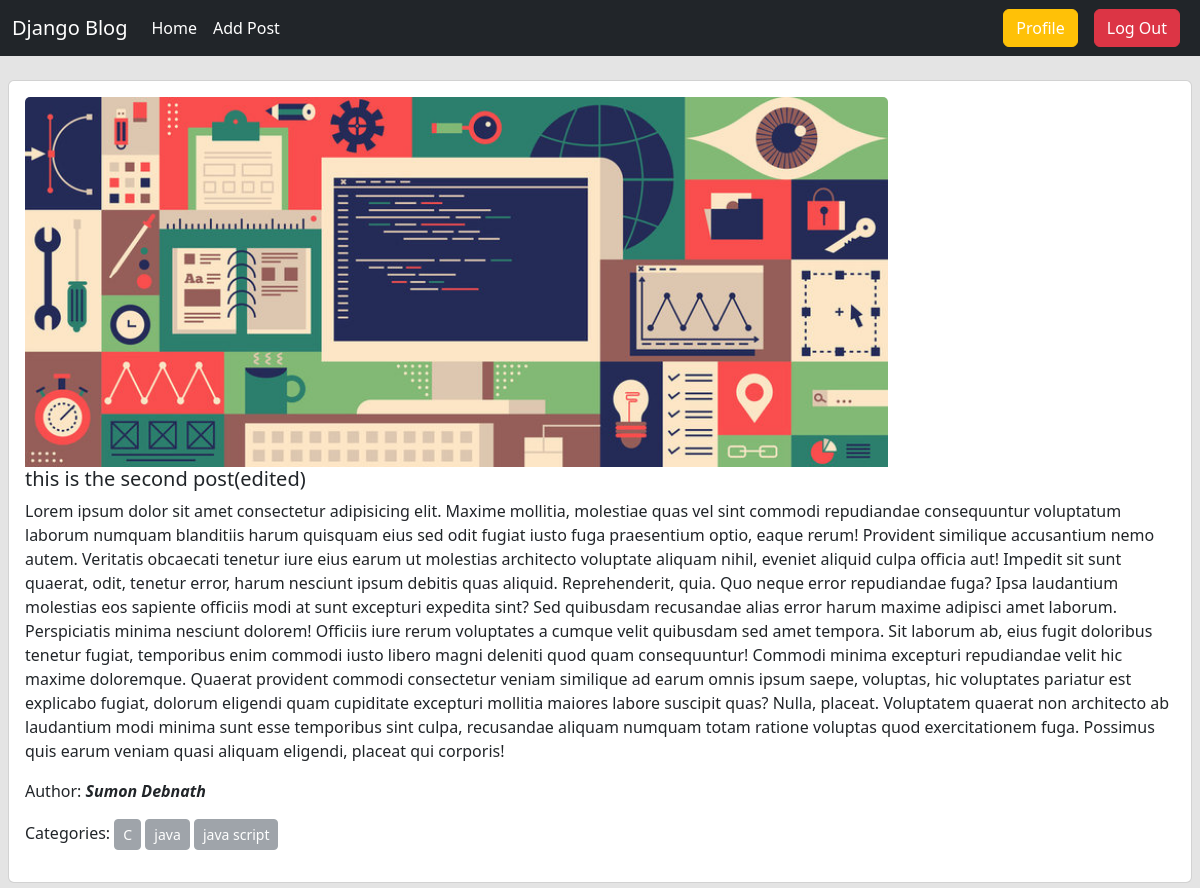
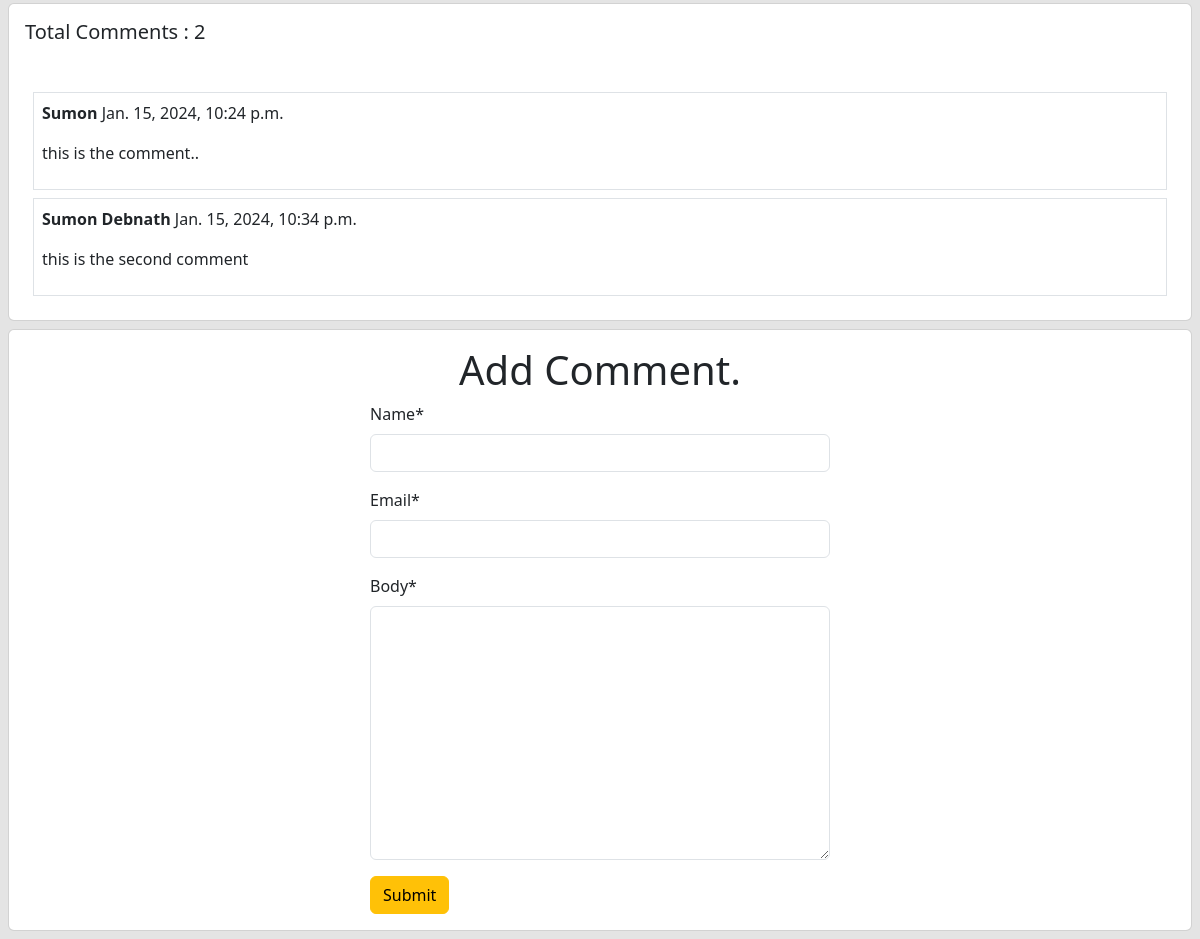
The page /post/details/2 (signed in) on the database its author committed (2 pictures, top to bottom).
### posts/models.py (models this page shows, shortened)
class Post(models.Model):
    title = models.CharField(max_length=200)
    content = models.TextField()
    category = models.ManyToManyField(Category)
    author = models.ForeignKey(User, on_delete=models.CASCADE)
    image = models.ImageField(upload_to="posts/media/uploads/", blank=True, null=True)

class Comment(models.Model):
    post = models.ForeignKey(Post, on_delete=models.CASCADE, related_name="comments")
    name = models.CharField(max_length=50)
    email = models.EmailField()
    created_on = models.DateTimeField(auto_now_add=True)
    body = models.TextField()

### categories/models.py (models this page shows, shortened)
class Category(models.Model):
    name = models.CharField(max_length=100)
    slug = models.SlugField(max_length=200, unique=True, null=True, blank=True)

### posts/views.py (the view, shortened to what this page needs)
# urls.py: path("details/<int:id>", detailsView.as_view(), name="details_posts"),
class detailsView(DetailView):
    model = Post
    pk_url_kwarg = "id"
    template_name = "posts/ditailsview.html"
    def get_context_data(self, **kwargs):
        context = super().get_context_data(**kwargs)
        post = self.get_object()
        comments = post.comments.all() # type: ignore
        comment_form = CommentForm()
        context["comments"] = comments
        context["comment_form"] = comment_form
        return context

### posts/forms.py
class CommentForm(forms.ModelForm):
    class Meta:
        model = Comment
        fields = ["name", "email", "body"]

### posts/templates/posts/ditailsview.html (shortened to what this page needs)
{% extends "base.html" %}
{% load crispy_forms_tags %}
{% block content %}
<div class="mx-2 mt-4">
    <div class="card">
        <div class="card-body">
            <img src="{{post.image.url}}" class="card-img-top w-75" alt="images">
            <h5 class="card-title">{{post.title}}</h5>
            <p class="card-text">
                {{post.content}}
            </p>
            <p>Author: <b><em>{{post.author.first_name}} {{post.author.last_name}}</em></b></p>
            <p>
                Categories:
                {% for cate in post.category.all %}
                    <button class="btn btn-secondary btn-sm" disabled>{{cate.name}}</button>
                {% endfor %}
            </p>
        </div>
    </div>
</div>
<div class="card m-2">
    <h5 class="p-3">Total Comments : {{comments | length}}</h5>
    <div class="card-body">
      {% for comment in comments %}
        <div class="border border-rounded m-2 p-2">
            <p><b>{{comment.name}}</b> {{comment.created_on}}</p>
            <p>{{comment.body}}</p>
        </div>
      {% endfor %}
    </div>
  </div>
<div class="card m-2">
    <div class="card-body">
      <h1 class="text-center">Add Comment.</h1>
    <div style="width: 40%; margin: auto;">
        <form method="post" action="">
            {{comment_form | crispy}}
            <button class="btn btn-warning">Submit</button>
        </form>
    </div>
    </div>
  </div>
{% endblock content %}

### rows shown on the page
Post: image (picture), title "this is the second post(edited)", content "Lorem ipsum dolor sit amet consectetur adipisicing elit. Maxime mollitia, molestiae quas vel sint commodi repudiandae consequuntur voluptatum laborum numquam blanditiis harum quisquam eius sed odit fugiat iusto fuga praesentium optio, eaque rerum! Provident similique accusantium nemo autem. Veritatis obcaecati tenetur iure eius earum ut molestias architecto voluptate aliquam nihil, eveniet aliquid culpa officia aut! Impedit sit sunt quaerat, odit, tenetur error, harum nesciunt ipsum debitis quas aliquid. Reprehenderit, quia. Quo neque error repudiandae fuga? Ipsa laudantium molestias eos sapiente officiis modi at sunt excepturi expedita sint? Sed quibusdam recusandae alias error harum…", author.first_name "Sumon", author.last_name "Debnath"
Category: name "C"
Category: name "java"
Category: name "java script"
Comment: name "Sumon", created_on "Jan. 15, 2024, 10:24 p.m.", body "this is the comment.."
Comment: name "Sumon Debnath", created_on "Jan. 15, 2024, 10:34 p.m.", body "this is the second comment"

### other values the page prints
{{ comments | length }} "2"
